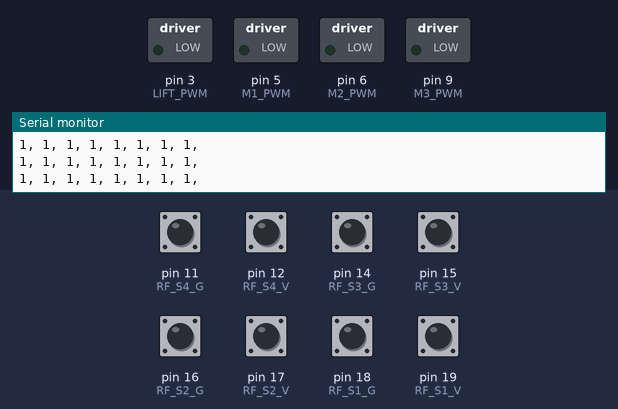
The sketch below on a simulated Arduino Nano, built with avr-gcc and run on an emulated ATmega328P. Shown: switched loads named in the sketch (green lamp = pin HIGH), the last lines printed to the serial monitor. Dashed ring = blinking. The test bench sets the inputs (shaded band); at power-on: pin 11 (RF_S4_G), pin 12 (RF_S4_V), pin 14 (RF_S3_G), pin 15 (RF_S3_V), pin 16 (RF_S2_G), pin 17 (RF_S2_V), pin 18 (RF_S1_G), pin 19 (RF_S1_V) HIGH.

Above: at 1.2 s.
1.3 s: pin 14 (RF_S3_G) pulled LOW for 0.15 s
At 1.38 s:
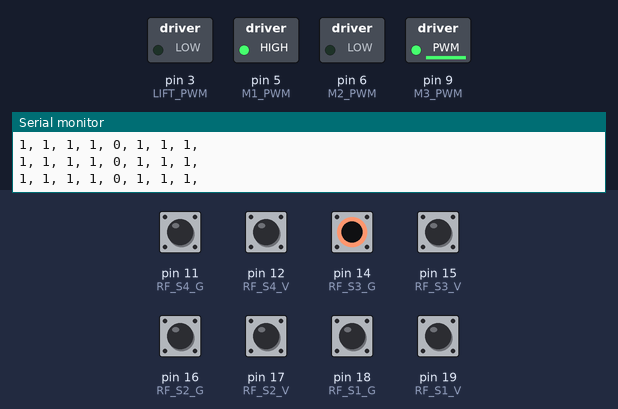
2.9 s: pin 11 (RF_S4_G) pulled LOW for 0.15 s
At 2.98 s:
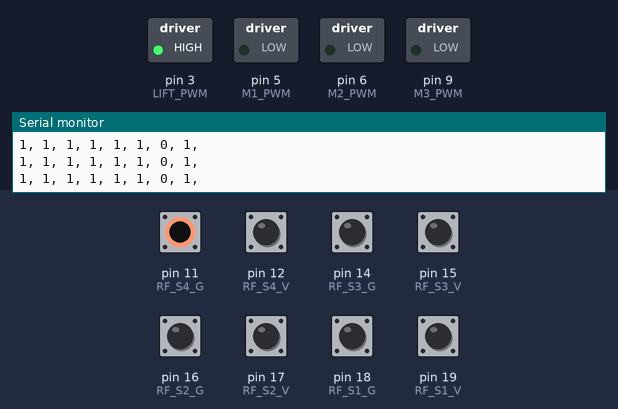
4.5 s: pin 15 (RF_S3_V) pulled LOW for 1 s
At 5.9 s:
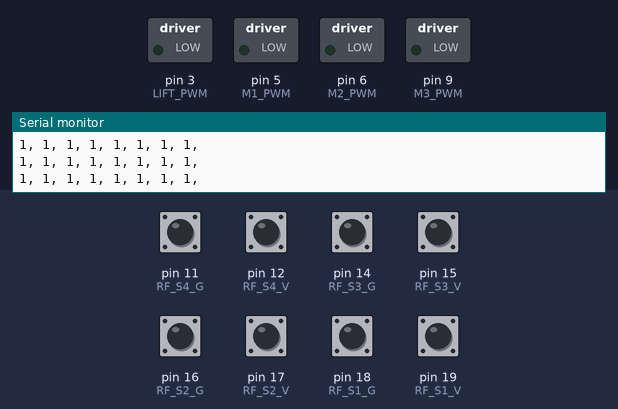
8.5 s: pin 14 (RF_S3_G) pulsed LOW 2 times (0.12 s each, 0.3 s apart)
At 8.57 s:
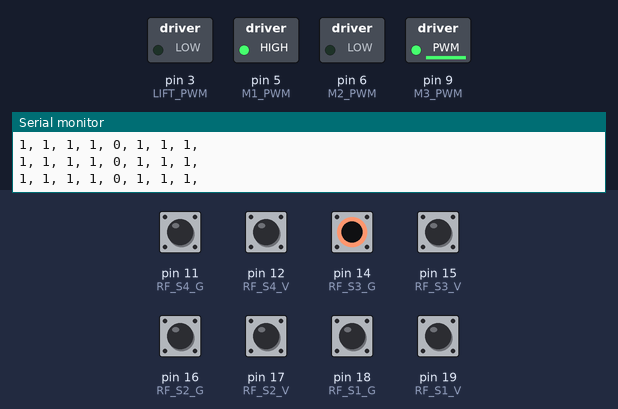
12.1 s: pin 14 (RF_S3_G) pulled LOW for 0.15 s
At 12.5 s:
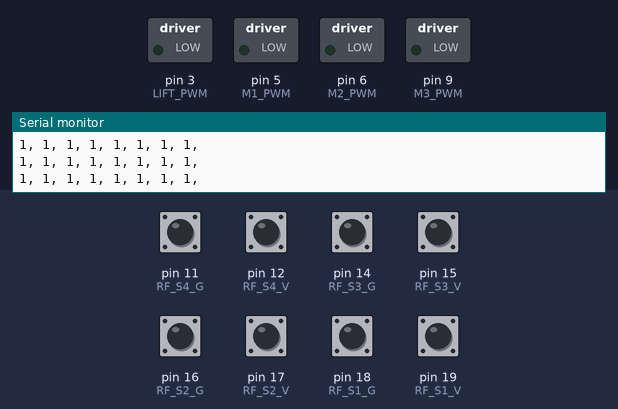
Timing chart, 0 to 15.1 s (numbered marks = the images above; inputs shaded):
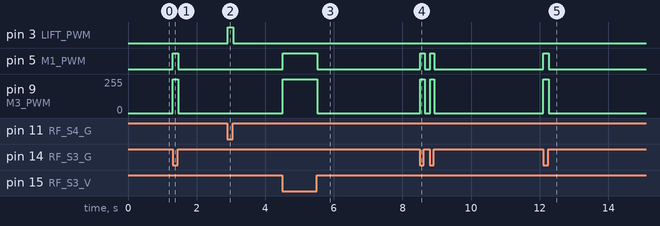

Measured:
- after the input at 1.3 s, pin 5 (M1_PWM): LOW → HIGH at once, → LOW 0.16 s later; pin 9 (M3_PWM): 0/255 → 254/255 at once, → 0/255 0.16 s later
- after the input at 2.9 s, pin 3 (LIFT_PWM): LOW → HIGH at once, → LOW 0.17 s later
- after the input at 4.5 s, pin 5 (M1_PWM): LOW → HIGH at once, → LOW 1.0 s later; pin 9 (M3_PWM): 0/255 → 254/255 at once, → 0/255 1.0 s later
- after the input at 8.5 s, pin 5 (M1_PWM): alternates HIGH for 0.13 s and LOW for 0.16 s, 4 changes in all, then stays LOW, starting at once; pin 9 (M3_PWM): alternates 254/255 for 0.13 s and 0/255 for 0.16 s, 4 changes in all, then stays 0/255, starting at once
- after the input at 12.1 s, pin 5 (M1_PWM): LOW → HIGH at once, → LOW 0.16 s later; pin 9 (M3_PWM): 0/255 → 254/255 at once, → 0/255 0.16 s later

The sketch:

StockCode.ino
```cpp
/*
Huge thanks to those who have derived the kinematic conrrols for omni-directional robots. This hackpack comes with an optional educational reading that I highly reccomend: (Siradjuddin, Indrazno. "Kinematics and control a three wheeled omnidirectional mobile robot." Int. J. Electr. Electron. Eng 6.12 (2019): 1-6.) [https://www.internationaljournalssrg.org/IJEEE/2019/Volume6-Issue12/IJEEE-V6I12P101.pdf]

Amazingly the relationship of the wheel speeds of the robot to its overall speed vector is algebraically linear.  The formula also works for any relative wheel angle and can easily be expanded to include more wheels. This gives a mathematically deterministic way to get the robot from A to B defined by two translation variables and one rotation variable, a powerful tool.

Combining this with a gyroscope allows for a true field oriented drive-- where  joystick commands always will move the robot forwards relative to you, despite which way the robot is facing. For those of you willing to take on the challenge, this is a great hack to try!
*/

#include "config.h"

#define RF_S1_V 19       // rf receiver signal pair 1, voltage
#define RF_S1_G 18       // rf receiver signal pair 1, ground
#define RF_S2_V 17
#define RF_S2_G 16
#define RF_S3_V 15
#define RF_S3_G 14
#define RF_S4_V 12
#define RF_S4_G 11

#define M1_DIR 4
#define M1_PWM 5
#define M2_DIR 7
#define M2_PWM 6
#define M3_DIR 8
#define M3_PWM 9

#define LIFT_DIR 2
#define LIFT_PWM 3

//>>>>>>>>>>>>>>>>>>>>>>>>>> KEY ROBOT VARIABLES <<<<<<<<<<<<<<<<<<<<<<<<<<<<<<<
//RF Commands ----------------------------------------------------
// remote command: drive vector (in velocities) {v_x, v_y, omega}
int vSpeed[3];
// remote command: for forklift, -1 for lower, 0 for stay, 1 for move up
int moveFork = 0;
// stores the result of reciever message. 14 is default- dont move the motors.
int lastCommand[4] = {14, 14, 14, 14};
// robot will strafe when left/right is pressed and forward/back is held.
bool strafeMode = false;

//Robot Physical Parameters -------------------------------------
double angleWheel1 = 90.0;
double angleWheel2 = 210.0;
double angleWheel3 = 330.0;

// Equation puts wheel 1 facing forwards. This rotates the robot's "front" ccw.
double localAngle = 60.0;
//double gyroAngle;
// Radius of wheel center to robot center
double botRadius = 100.0;
// Radius of omniwheel
double wheelRadius = 35.0;

// stores each calculated wheel speed for a given commanded vector {w1, w2, w3}.
double wheelSpeeds[3];

// tuning paratmeter to get linearized motor speed.
double tune = 1;

// strafing timer variable for catching odd remote behavior
unsigned long lastStrafe = 0;

// >>>>>>>>>>>>>>>>>>>>>>>>>>>>>>>>> SETUP <<<<<<<<<<<<<<<<<<<<<<<<<<<<<<<<<<<<<
void setup() {
  Serial.begin(115200);
  Serial.println("OMNIB V0.9.1 ..... (01/22/2025)");
  pinMode(RF_S1_V, INPUT_PULLUP);
  pinMode(RF_S1_G, INPUT_PULLUP);
  pinMode(RF_S2_V, INPUT_PULLUP);
  pinMode(RF_S2_G, INPUT_PULLUP);
  pinMode(RF_S3_V, INPUT_PULLUP);
  pinMode(RF_S3_G, INPUT_PULLUP);
  pinMode(RF_S4_V, INPUT_PULLUP);
  pinMode(RF_S4_G, INPUT_PULLUP);
}


// >>>>>>>>>>>>>>>>>>>>>>>>>>>>>>>>> LOOP <<<<<<<<<<<<<<<<<<<<<<<<<<<<<<<<<<<<<<
void loop() {
  getDirection();
  moveBot();
}


// >>>>>>>>>>>>>>>>>>>>> RADIO COMMAND PROCESSING <<<<<<<<<<<<<<<<<<<<<<<<<<<<<<
// Read reciever input pins to decide what robot is going to do
void getDirection(){
  int command;

  // inputs stores meaured RF controller states, inputArr stores processed data
  int inputArr[8];
  int inputs[8] = {1, 1, 1, 1, 1, 1, 1, 1};

  // create time variable
  unsigned long t = millis();

  // sample for 10ms for any pins going LOW. Deals with RF signal dropoouts.
  while(millis() < (t + 10)){
    if(digitalRead(RF_S1_G) == 0){
      inputs[0] = 0;
    }
    if(digitalRead(RF_S1_V) == 0){
      inputs[1] = 0;
    }
    if(digitalRead(RF_S2_G) == 0){
      inputs[2] = 0;
    }
    if(digitalRead(RF_S2_V) == 0){
      inputs[3] = 0;
    }
    if(digitalRead(RF_S3_G) == 0){
      inputs[4] = 0;
    }
    if(digitalRead(RF_S3_V) == 0){
      inputs[5] = 0;
    }
    if(digitalRead(RF_S4_G) == 0){
      inputs[6] = 0;
    }
    if(digitalRead(RF_S4_V) == 0){
      inputs[7] = 0;
    }
  }

  inputArr[0] = inputs[0];
  inputArr[1] = inputs[1];
  inputArr[2] = inputs[2];
  inputArr[3] = inputs[3];
  inputArr[4] = inputs[4];
  inputArr[5] = inputs[5];
  inputArr[6] = inputs[6];
  inputArr[7] = inputs[7];


  for(int i = 0; i < 8; i++){
    Serial.print(inputArr[i]);
    Serial.print(", ");
  }
  Serial.println();


  // These sequence of inputs are read when button/ button combos are pressed
  int F[8] = {1, 1, 0, 1, 1, 0, 1, 1};      // 1. forward
  int B[8] = {1, 1, 1, 0, 0, 1, 1, 1};      // 2. back
  int L[8] = {0, 1, 0, 1, 0, 1, 1, 1};      // 3. left
  int R[8] = {1, 0, 1, 0, 1, 0, 1, 1};      // 4. right
  int U[8] = {1, 1, 1, 1, 1, 1, 1, 0};      // 5. fork up
  int D[8] = {1, 1, 1, 1, 1, 1, 0, 1};      // 6. fork down
  int FL[8] = {0, 1, 0, 1, 1, 0, 1, 1};     // 7. forward + left
  int FR[8] = {1, 0, 0, 1, 1, 0, 1, 1};     // 8. forward + right
  int BL[8] = {0, 1, 1, 0, 0, 1, 1, 1};     // 9. back + left
  int BR[8] = {1, 0, 1, 0, 0, 1, 1, 1};     // 10. back + right
  int FU[8] = {1, 1, 0, 1, 1, 0, 1, 0};     // 11. forward + fork up
  int FD[8] = {1, 1, 0, 1, 1, 0, 0, 1};     // 12. forward + fork down
  int BU[8] = {1, 1, 1, 0, 0, 1, 1, 0};     // 13. back + fork up
  int BD[8] = {1, 1, 1, 0, 0, 1, 0, 1};     // 14. back + fork down
  int NONE[8] = {1, 1, 1, 1, 1, 1, 1, 1};   // 15. default, do nothing.


  //create array that enumerates every command
  int cmdArr[15] = {0};

  // We loop through all pin readings and compare the number of matches for each command. One of the commands will match all 8 pin outputs and that is what will get chosen as the transmitter's result. cmdArr ranks the match value.
  // For example pressing the backwards button will generate a cmdArr =  {F = 0, B = 8, L = 4, R = 4, U = 4, D = 4, FL = 2, FR = 2, BL = 6, BR = 6, FU = 2, FD = 2, BU = 6, BD = 6, NONE = 4}. Thus backwards with a "match value" of 8 will be chosen.
  for(int i = 0; i < 8; i++){
    if(inputArr[i] == F[i]) cmdArr[0] += 1;
    if(inputArr[i] == B[i]) cmdArr[1] += 1;
    if(inputArr[i] == L[i]) cmdArr[2] += 1;
    if(inputArr[i] == R[i]) cmdArr[3] += 1;
    if(inputArr[i] == U[i]) cmdArr[4] += 1;
    if(inputArr[i] == D[i]) cmdArr[5] += 1;
    if(inputArr[i] == FL[i]) cmdArr[6] += 1;
    if(inputArr[i] == FR[i]) cmdArr[7] += 1;
    if(inputArr[i] == BL[i]) cmdArr[8] += 1;
    if(inputArr[i] == BR[i]) cmdArr[9] += 1;
    if(inputArr[i] == FU[i]) cmdArr[10] += 1;
    if(inputArr[i] == FD[i]) cmdArr[11] += 1;
    if(inputArr[i] == BU[i]) cmdArr[12] += 1;
    if(inputArr[i] == BD[i]) cmdArr[13] += 1;
    if(inputArr[i] == NONE[i]) cmdArr[14] += 1;
  }

  for(int i = 0; i < 15; i++){
    if(cmdArr[i] == 8){
      command = i;
      break;
    }
  }

  // Assign speed vector values based on chosen command
  switch(command){
    case 0: //Forward
      vSpeed[0] = 0;
      vSpeed[1] = -1;
      vSpeed[2] = 0;
      moveFork = 0;
      break;
    case 1: //Back
      vSpeed[0] = 0;
      vSpeed[1] = 1;
      vSpeed[2] = 0;
      moveFork = 0;
      break;
    case 2: //Rotate Left (CCW)
      vSpeed[0] = 0;
      vSpeed[1] = 0;
      vSpeed[2] = -1;
      moveFork = 0;
      break;
    case 3: //Rotate Right (CW)
      vSpeed[0] = 0;
      vSpeed[1] = 0;
      vSpeed[2] = 1;
      moveFork = 0;
      break;
    case 4: //Fork Up
      vSpeed[0] = 0;
      vSpeed[1] = 0;
      vSpeed[2] = 0;
      moveFork = 1;
      break;
    case 5: //Fork Down
      vSpeed[0] = 0;
      vSpeed[1] = 0;
      vSpeed[2] = 0;
      moveFork = -1;
      break;
    case 6: //Forward + Left
      vSpeed[0] = 1;
      vSpeed[1] = -1;
      vSpeed[2] = 0;
      moveFork = 0;
      break;
    case 7: //Forward + Right
      vSpeed[0] = -1;
      vSpeed[1] = -1;
      vSpeed[2] = 0;
      moveFork = 0;
      break;
    case 8: //Back + Left
      vSpeed[0] = 1;
      vSpeed[1] = 1;
      vSpeed[2] = 0;
      moveFork = 0;
      break;
    case 9: //Back + Right
      vSpeed[0] = -1;
      vSpeed[1] = 1;
      vSpeed[2] = 0;
      moveFork = 0;
      break;
    case 10: //Forward + Fork Up
      vSpeed[0] = 0;
      vSpeed[1] = -1;
      vSpeed[2] = 0;
      moveFork = 1;
      break;
    case 11:  //Forward + Fork Down
      vSpeed[0] = 0;
      vSpeed[1] = -1;
      vSpeed[2] = 0;
      moveFork = -1;
      break;
    case 12: //Back + Fork Up
      vSpeed[0] = 0;
      vSpeed[1] = 1;
      vSpeed[2] = 0;
      moveFork = 1;
      break;
    case 13: //Back + Fork Down
      vSpeed[0] = 0;
      vSpeed[1] = 1;
      vSpeed[2] = 0;
      moveFork = -1;
      break;
    case 14: //None
      vSpeed[0] = 0;
      vSpeed[1] = 0;
      vSpeed[2] = 0;
      moveFork = 0;
      break;
    default:
      break;
  }

  //Serial.println(command);

  // Add strafing / slide drive logic. Robot will strafe sideways (crabwalk) if left or right is pressed while the forward/back button is being held down. Users can the let go of forward/back after strafing has started and the slide drive behavior will persist.

  // first lets check that our command history contains initalizing strafe.
  bool initStrafe = false;

  for(int i = 0; i < 4; i++){
    // if command is 6, 7, 8, or 9
    if(lastCommand[i] > 5 && lastCommand[i] < 9){
      initStrafe = true;
      break;
    }
  }

  // If strafe is initalized, user can let go of forward/back
  if(initStrafe == true || strafeMode == true){
    if(command == 2){ // Left
      strafeMode = true;
      vSpeed[0] = -1;
      vSpeed[1] = 0;
      vSpeed[2] = 0;
      moveFork = 0;
    } else if (command == 3){ // Right
      strafeMode = true;
      vSpeed[0] = 1;
      vSpeed[1] = 0;
      vSpeed[2] = 0;
      moveFork = 0;
    } else {  // Other commands not related to strafe
      // check if this is a signal glitch, "debounces" radio commands
      if (lastCommand[0] == command && lastCommand[1] == command){
        strafeMode = false;
      } else {
        // do nothing
      }
    }
  }

  // if strafemode is active, the left and right button will slide the robot instead of rotating it.
  if(strafeMode){
    if(command == 2){ // Left
      vSpeed[0] = 1;
      vSpeed[1] = 0;
      vSpeed[2] = 0;
      moveFork = 0;
    } else if (command == 3){ // Right
      vSpeed[0] = -1;
      vSpeed[1] = 0;
      vSpeed[2] = 0;
      moveFork = 0;
    }
  }

  /*Serial.print("X: ");
  Serial.print(vSpeed[0]);
  Serial.print(", Y: ");
  Serial.print(vSpeed[1]);
  Serial.print(", Omega: ");
  Serial.print(vSpeed[2]);
  Serial.print(". Fork Movement: ");
  Serial.println(moveFork);*/

  // shift the command history array down an element...
  lastCommand[3] = lastCommand[2];
  lastCommand[2] = lastCommand[1];
  lastCommand[1] = lastCommand[0];
  // and save this excecuted command for next iteration
  lastCommand[0] = command;
}

// >>>>>>>>>>>>>>>>>>>>>>>> ROBOT ACTION FUNCTIONS <<<<<<<<<<<<<<<<<<<<<<<<<<<<<
// prepare motors to coorinate bot movements
void moveBot(){
  float wheelSpeeds[3];
  getWheelSpeeds(wheelSpeeds);
  driveWheels(wheelSpeeds, maxSpeed);
  driveLift();
}

// Addresses motor controllers to drive wheels at caclulated speeds
void driveWheels(float* speeds, float maxSpeed){
  //drive all motors at calculated speeds
  float topWheelSpeed = max(max(abs(speeds[0]), abs(speeds[1])), abs(speeds[2]));

  wheelSpeeds[0] = speeds[0] / topWheelSpeed;
  wheelSpeeds[1] = speeds[1] / topWheelSpeed;
  wheelSpeeds[2] = speeds[2] / topWheelSpeed;

  if(speeds[0] < 0){
    wheelSpeeds[0] = - pow(abs(wheelSpeeds[0]), tune) * maxSpeed;
  } else {
    wheelSpeeds[0] = pow(wheelSpeeds[0], tune) * maxSpeed;
  }
  if(speeds[1] < 0){
    wheelSpeeds[1] = - pow(abs(wheelSpeeds[1]), tune) * maxSpeed;
  } else {
    wheelSpeeds[1] = pow(wheelSpeeds[1], tune) * maxSpeed;
  }
  if(speeds[2] < 0){
    wheelSpeeds[2] = - pow(abs(wheelSpeeds[2]), tune) * maxSpeed;
  } else {
    wheelSpeeds[2] = pow(wheelSpeeds[2], tune) * maxSpeed;
  }

  if(flipM1){
     wheelSpeeds[0] = - wheelSpeeds[0];
  }
  if(flipM2){
     wheelSpeeds[1] = - wheelSpeeds[1];
  }
  if(flipM3){
     wheelSpeeds[2] = - wheelSpeeds[2];
  }


  if(wheelSpeeds[0] < 0){
    digitalWrite(M1_DIR, LOW);
  } else {
    digitalWrite(M1_DIR, HIGH);
  }
  analogWrite(M1_PWM, int(abs(wheelSpeeds[0])));

  if(wheelSpeeds[1] < 0){
    digitalWrite(M2_DIR, LOW);
  } else {
    digitalWrite(M2_DIR, HIGH);
  }
  analogWrite(M2_PWM, int(abs(wheelSpeeds[1])));

  if(wheelSpeeds[2] < 0){
    digitalWrite(M3_DIR, LOW);
  } else {
    digitalWrite(M3_DIR, HIGH);
  }
  analogWrite(M3_PWM, int(abs(wheelSpeeds[2])));
}

// Moves lift motor. full forward, full back, or stopped.
void driveLift(){
  if(flipM4){
    if(moveFork > 0){
      digitalWrite(LIFT_DIR, LOW);
      analogWrite(LIFT_PWM, 255);
    } else if(moveFork < 0){
      digitalWrite(LIFT_DIR, HIGH);
      analogWrite(LIFT_PWM, 255);
    } else{
      digitalWrite(LIFT_DIR, HIGH);
      analogWrite(LIFT_PWM, 0);
    }
  } else {
    if(moveFork > 0){
      digitalWrite(LIFT_DIR, HIGH);
      analogWrite(LIFT_PWM, 255);
    } else if(moveFork < 0){
      digitalWrite(LIFT_DIR, LOW);
      analogWrite(LIFT_PWM, 255);
    } else{
      digitalWrite(LIFT_DIR, LOW);
      analogWrite(LIFT_PWM, 0);
    }
  }
}


// >>>>>>>>>>>>>>>>>>>>>>>>>> INVERSE KINEMATICS <<<<<<<<<<<<<<<<<<<<<<<<<<<<<<<
// calculates speed of each wheel based of commanded speed vector. Forumlas are in the linked reading!
void getWheelSpeeds(float* wheelList) {
  double botAngle = localAngle; //+ gyroAngle;

  // 0.0174533 converts deg to rad
  wheelList[0] = (-sin((botAngle + angleWheel1) * 0.0174533)
                * cos(botAngle * 0.0174533) * vSpeed[0] + cos((botAngle + angleWheel1) * 0.0174533) * cos(botAngle * 0.0174533) * vSpeed[1] + botRadius * vSpeed[2]) / wheelRadius;

  wheelList[1] = (-sin((botAngle + angleWheel2) * 0.0174533)
                * cos(botAngle * 0.0174533) * vSpeed[0] + cos((botAngle + angleWheel2) * 0.0174533) * cos(botAngle * 0.0174533) * vSpeed[1] + botRadius * vSpeed[2])/ wheelRadius;
  wheelList[2] = (-sin((botAngle + angleWheel3) * 0.0174533)
                * cos(botAngle * 0.0174533) * vSpeed[0] + cos((botAngle + angleWheel3) * 0.0174533) * cos(botAngle * 0.0174533) * vSpeed[1] + botRadius * vSpeed[2])/ wheelRadius;
}
```

config.h
```cpp
// Maximum motor duty cycle [0 - 255]
uint8_t maxSpeed = 255;

// motor flipping
bool flipM1 = false;
bool flipM2 = false;
bool flipM3 = false;
bool flipM4 = true;
```
